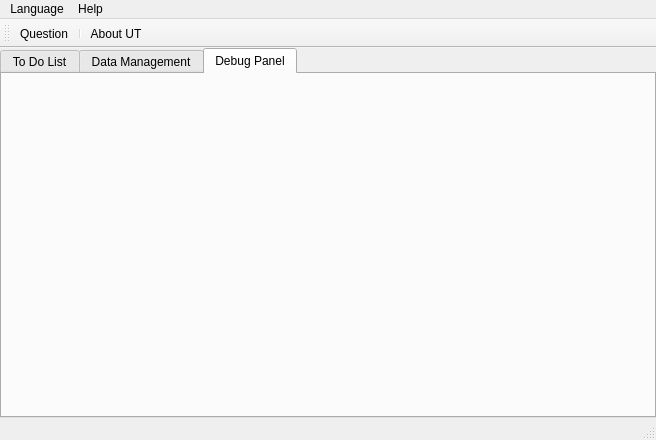
<?xml version="1.0" encoding="UTF-8"?>
<ui version="4.0">
 <class>MainWindow</class>
 <widget class="QMainWindow" name="MainWindow">
  <property name="geometry">
   <rect>
    <x>0</x>
    <y>0</y>
    <width>656</width>
    <height>440</height>
   </rect>
  </property>
  <property name="windowTitle">
   <string>MainWindow</string>
  </property>
  <property name="styleSheet">
   <string notr="true"/>
  </property>
  <widget class="QWidget" name="centralWidget">
   <layout class="QHBoxLayout" name="horizontalLayout">
    <property name="leftMargin">
     <number>0</number>
    </property>
    <property name="topMargin">
     <number>0</number>
    </property>
    <property name="rightMargin">
     <number>0</number>
    </property>
    <property name="bottomMargin">
     <number>0</number>
    </property>
    <item>
     <widget class="QTabWidget" name="tabWidget">
      <property name="autoFillBackground">
       <bool>false</bool>
      </property>
      <property name="styleSheet">
       <string notr="true">background-image: url(:/images/bg_logo.jpg);</string>
      </property>
      <property name="currentIndex">
       <number>2</number>
      </property>
      <widget class="QWidget" name="tab">
       <attribute name="title">
        <string>To Do List</string>
       </attribute>
       <layout class="QVBoxLayout" name="verticalLayout">
        <item>
         <widget class="QTableView" name="tableView">
          <property name="autoFillBackground">
           <bool>true</bool>
          </property>
          <attribute name="horizontalHeaderCascadingSectionResizes">
           <bool>true</bool>
          </attribute>
          <attribute name="horizontalHeaderShowSortIndicator" stdset="0">
           <bool>false</bool>
          </attribute>
          <attribute name="horizontalHeaderStretchLastSection">
           <bool>true</bool>
          </attribute>
         </widget>
        </item>
        <item>
         <layout class="QHBoxLayout" name="horizontalLayout_2">
          <item>
           <widget class="Line" name="line">
            <property name="orientation">
             <enum>Qt::Vertical</enum>
            </property>
           </widget>
          </item>
          <item>
           <widget class="PatientInfoForm" name="patientInfoForm" native="true"/>
          </item>
          <item>
           <widget class="Line" name="line_2">
            <property name="orientation">
             <enum>Qt::Vertical</enum>
            </property>
           </widget>
          </item>
          <item>
           <widget class="StudyInfoForm" name="studyInfoForm" native="true"/>
          </item>
          <item>
           <widget class="Line" name="line_3">
            <property name="orientation">
             <enum>Qt::Vertical</enum>
            </property>
           </widget>
          </item>
          <item>
           <widget class="OtherInfoForm" name="otherInfoForm" native="true"/>
          </item>
          <item>
           <widget class="Line" name="line_4">
            <property name="orientation">
             <enum>Qt::Vertical</enum>
            </property>
           </widget>
          </item>
          <item>
           <layout class="QVBoxLayout" name="move_this">
            <item>
             <spacer name="verticalSpacer">
              <property name="orientation">
               <enum>Qt::Vertical</enum>
              </property>
              <property name="sizeHint" stdset="0">
               <size>
                <width>20</width>
                <height>40</height>
               </size>
              </property>
             </spacer>
            </item>
            <item>
             <widget class="QPushButton" name="resetButton">
              <property name="text">
               <string>Reset</string>
              </property>
             </widget>
            </item>
            <item>
             <widget class="QPushButton" name="saveButton">
              <property name="text">
               <string>Save</string>
              </property>
             </widget>
            </item>
           </layout>
          </item>
         </layout>
        </item>
        <item>
         <layout class="QHBoxLayout" name="horizontalLayout_3">
          <item>
           <spacer name="horizontalSpacer">
            <property name="orientation">
             <enum>Qt::Horizontal</enum>
            </property>
            <property name="sizeHint" stdset="0">
             <size>
              <width>40</width>
              <height>20</height>
             </size>
            </property>
           </spacer>
          </item>
          <item>
           <widget class="QPushButton" name="acquireProtocolButton">
            <property name="text">
             <string>Acquire Protocol</string>
            </property>
           </widget>
          </item>
         </layout>
        </item>
       </layout>
      </widget>
      <widget class="QWidget" name="tab_2">
       <attribute name="title">
        <string>Data Management</string>
       </attribute>
       <layout class="QVBoxLayout" name="verticalLayout_2">
        <property name="leftMargin">
         <number>0</number>
        </property>
        <property name="topMargin">
         <number>0</number>
        </property>
        <property name="rightMargin">
         <number>0</number>
        </property>
        <property name="bottomMargin">
         <number>0</number>
        </property>
        <item>
         <widget class="QTabWidget" name="tabWidget_2">
          <property name="currentIndex">
           <number>1</number>
          </property>
          <widget class="QWidget" name="tab_3">
           <attribute name="title">
            <string>Image Transfer</string>
           </attribute>
           <layout class="QVBoxLayout" name="verticalLayout_3">
            <item>
             <widget class="ImageTransferForm" name="widget_4" native="true"/>
            </item>
           </layout>
          </widget>
          <widget class="QWidget" name="tab_4">
           <attribute name="title">
            <string>Transfer Log</string>
           </attribute>
           <layout class="QVBoxLayout" name="verticalLayout_4">
            <item>
             <widget class="TransferLogForm" name="widget_5" native="true"/>
            </item>
           </layout>
          </widget>
         </widget>
        </item>
       </layout>
      </widget>
      <widget class="QWidget" name="tab_5">
       <attribute name="title">
        <string>Debug Panel</string>
       </attribute>
       <layout class="QVBoxLayout" name="verticalLayout_5">
        <item>
         <widget class="SystemForm" name="widget_6" native="true"/>
        </item>
       </layout>
      </widget>
     </widget>
    </item>
   </layout>
  </widget>
  <widget class="QMenuBar" name="menuBar">
   <property name="geometry">
    <rect>
     <x>0</x>
     <y>0</y>
     <width>656</width>
     <height>25</height>
    </rect>
   </property>
   <widget class="QMenu" name="menu_Help">
    <property name="title">
     <string>Help</string>
    </property>
    <addaction name="action_Help"/>
   </widget>
   <widget class="QMenu" name="menuLanguage">
    <property name="title">
     <string>Language</string>
    </property>
   </widget>
   <addaction name="menuLanguage"/>
   <addaction name="menu_Help"/>
  </widget>
  <widget class="QToolBar" name="mainToolBar">
   <property name="layoutDirection">
    <enum>Qt::LeftToRight</enum>
   </property>
   <property name="allowedAreas">
    <set>Qt::AllToolBarAreas</set>
   </property>
   <attribute name="toolBarArea">
    <enum>TopToolBarArea</enum>
   </attribute>
   <attribute name="toolBarBreak">
    <bool>false</bool>
   </attribute>
   <addaction name="action_Help"/>
   <addaction name="separator"/>
   <addaction name="actionLogo"/>
  </widget>
  <widget class="QStatusBar" name="statusBar"/>
  <action name="action_Help">
   <property name="icon">
    <iconset resource="uts_gui.qrc">
     <normaloff>:/images/help-browser.png</normaloff>:/images/help-browser.png</iconset>
   </property>
   <property name="text">
    <string>Question</string>
   </property>
  </action>
  <action name="actionLogo">
   <property name="icon">
    <iconset resource="uts_gui.qrc">
     <normaloff>:/images/small_logo.jpg</normaloff>:/images/small_logo.jpg</iconset>
   </property>
   <property name="text">
    <string>About UT</string>
   </property>
  </action>
 </widget>
 <layoutdefault spacing="6" margin="11"/>
 <customwidgets>
  <customwidget>
   <class>PatientInfoForm</class>
   <extends>QWidget</extends>
   <header location="global">patientinfoform.h</header>
   <container>1</container>
  </customwidget>
  <customwidget>
   <class>StudyInfoForm</class>
   <extends>QWidget</extends>
   <header location="global">studyinfoform.h</header>
   <container>1</container>
  </customwidget>
  <customwidget>
   <class>OtherInfoForm</class>
   <extends>QWidget</extends>
   <header>otherinfoform.h</header>
   <container>1</container>
  </customwidget>
  <customwidget>
   <class>ImageTransferForm</class>
   <extends>QWidget</extends>
   <header>imagetransferform.h</header>
   <container>1</container>
  </customwidget>
  <customwidget>
   <class>TransferLogForm</class>
   <extends>QWidget</extends>
   <header>transferlogform.h</header>
   <container>1</container>
  </customwidget>
  <customwidget>
   <class>SystemForm</class>
   <extends>QWidget</extends>
   <header>systemform.h</header>
   <container>1</container>
  </customwidget>
 </customwidgets>
 <resources>
  <include location="uts_gui.qrc"/>
 </resources>
 <connections/>
</ui>
